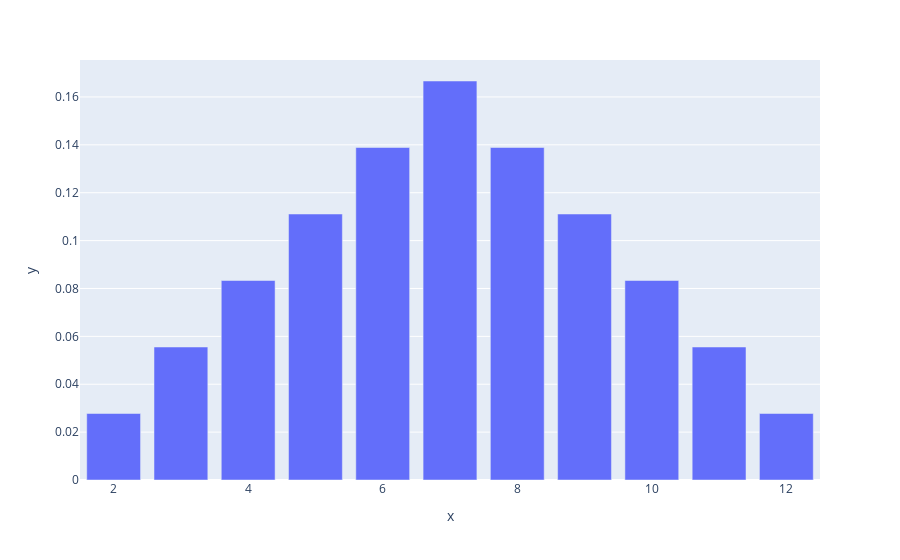

Notebook code cell kept with this figure:
### Code cell
Y = scipy.signal.convolve(X, X)  # 2X.
px.bar(x=range(2, len(Y) + 2), y=Y).show()

### Figure 1 — Plotly figure (JSON) as saved in the notebook; plotly's stock layout.template omitted (floating-point values rounded to 4 significant figures)
{"data": [{"alignmentgroup": "True", "hovertemplate": "x=%{x}<br>y=%{y}<extra></extra>", "legendgroup": "", "marker": {"color": "#636efa", "pattern": {"shape": ""}}, "name": "", "offsetgroup": "", "orientation": "v", "showlegend": false, "textposition": "auto", "type": "bar", "x": [2, 3, 4, 5, 6, 7, 8, 9, 10, 11, 12], "xaxis": "x", "y": [0.02778, 0.05556, 0.08333, 0.1111, 0.1389, 0.1667, 0.1389, 0.1111, 0.08333, 0.05556, 0.02778], "yaxis": "y"}], "layout": {"barmode": "relative", "legend": {"tracegroupgap": 0}, "margin": {"t": 60}, "xaxis": {"anchor": "y", "domain": [0, 1], "title": {"text": "x"}}, "yaxis": {"anchor": "x", "domain": [0, 1], "title": {"text": "y"}}}}
